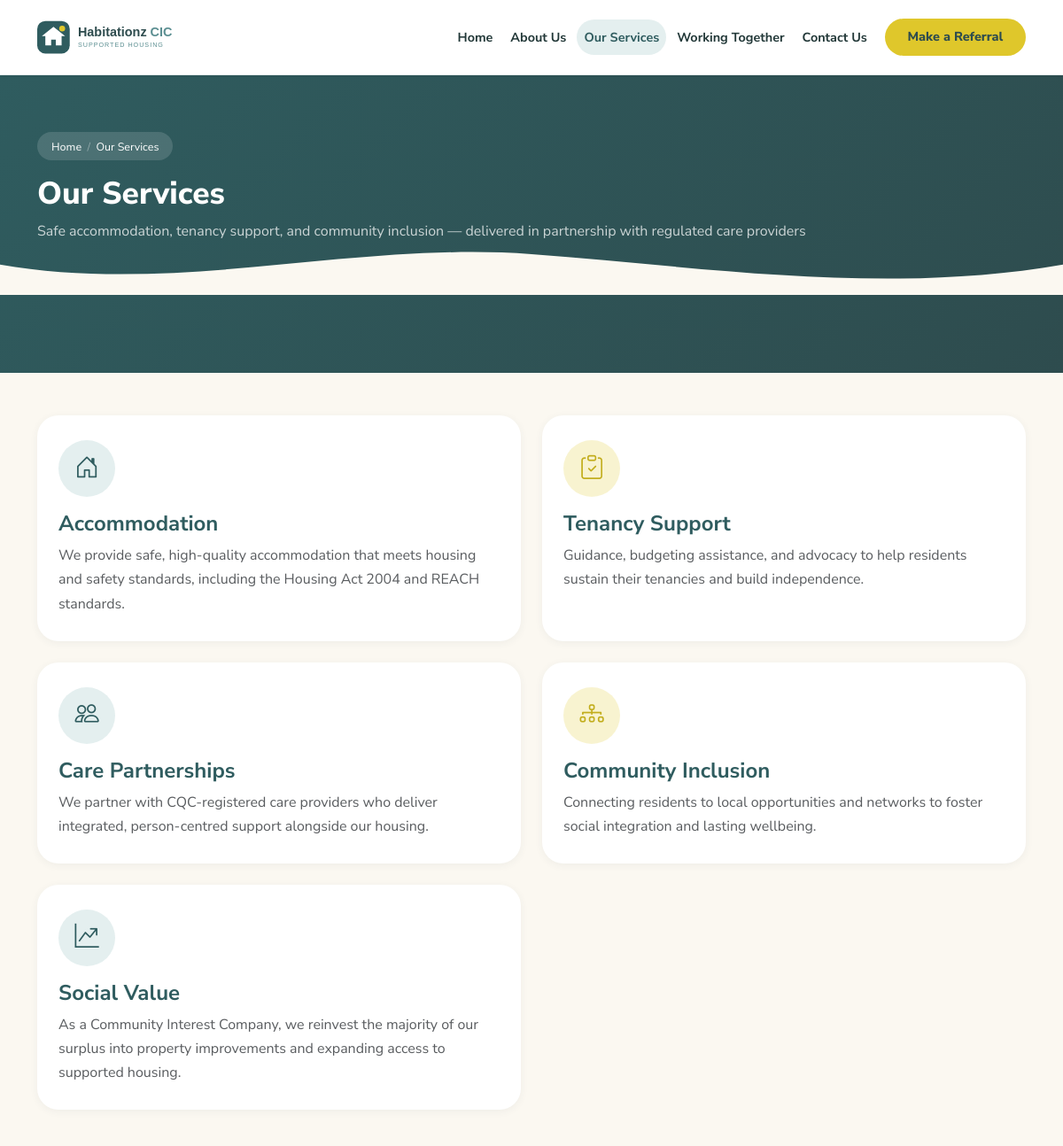
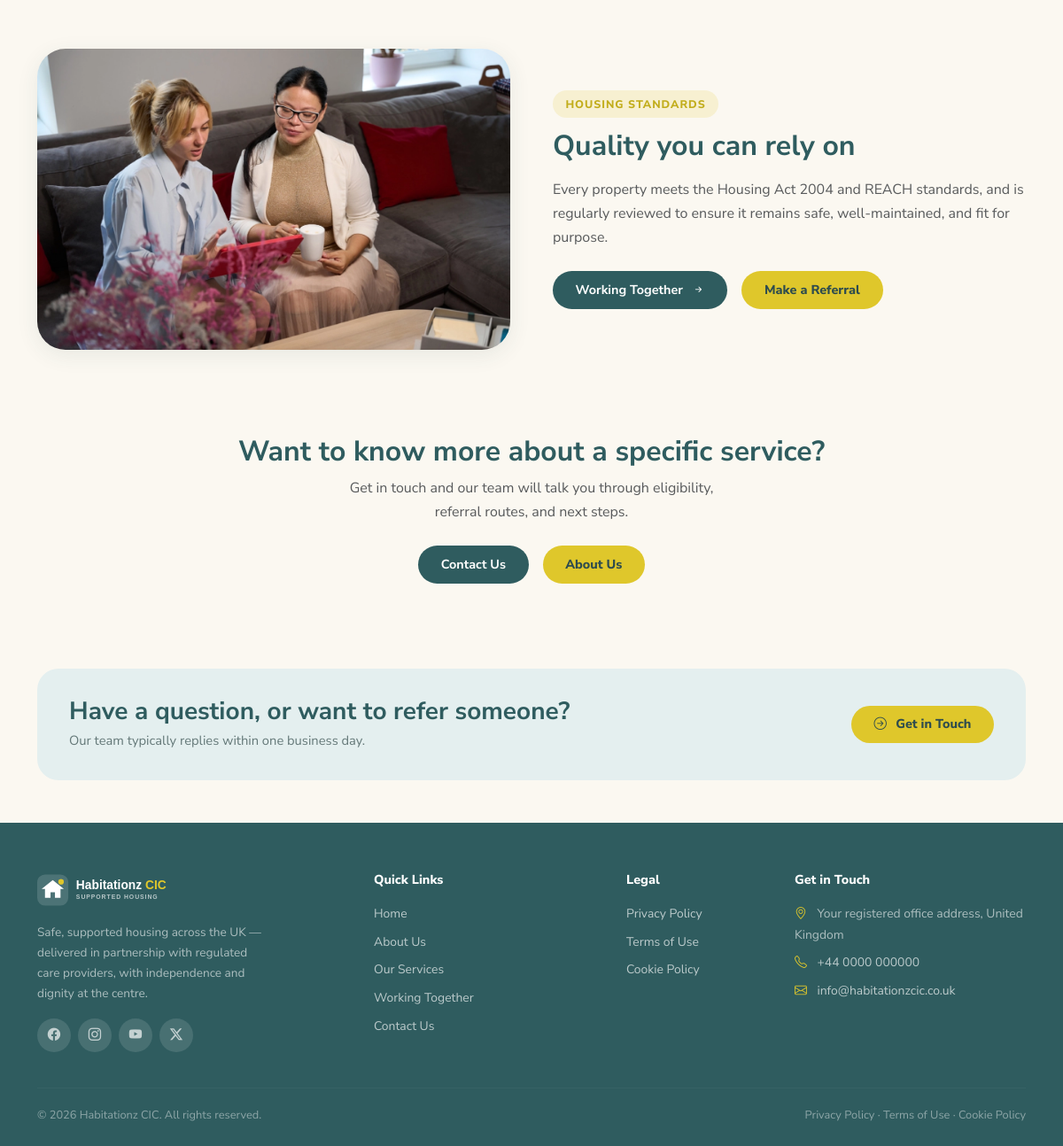
/services.php, run on the app's committed database (2 pictures, top to bottom).
### tables this page shows
CREATE TABLE services (
    id          INT UNSIGNED  NOT NULL AUTO_INCREMENT,
    title       VARCHAR(150)  NOT NULL,
    description TEXT          NULL,
    icon        VARCHAR(60)   NOT NULL DEFAULT 'bi-house-heart',
    sort_order  INT           NOT NULL DEFAULT 0,
    is_active   TINYINT(1)    NOT NULL DEFAULT 1,
    PRIMARY KEY (id)
);

### includes/database.php (called while the page is built, shortened)
<?php
class Database {
    private static ?PDO $pdo = null;
    public static function get(): PDO {
        if (self::$pdo === null) {
            $dsn = 'mysql:host=' . DB_HOST . ';dbname=' . DB_NAME . ';charset=utf8mb4';
            try {
                self::$pdo = new PDO($dsn, DB_USER, DB_PASS, [
                    PDO::ATTR_ERRMODE => PDO::ERRMODE_EXCEPTION,
                    PDO::ATTR_DEFAULT_FETCH_MODE => PDO::FETCH_ASSOC,
                ]);
            } catch (PDOException $e) {
                error_log('DB connection failed: ' . $e->getMessage());
                die('Sorry, something went wrong. Please try again later.');
            }
        }
        return self::$pdo;
    }
    public static function query(string $sql, array $params = []): PDOStatement {
        $stmt = self::get()->prepare($sql);
        $stmt->execute($params);
        return $stmt;
    }
    public static function fetchAll(string $sql, array $params = []): array {
        return self::query($sql, $params)->fetchAll();
    }
}

### services.php (the view, shortened to what this page needs)
<?php
require_once __DIR__ . '/includes/database.php';
$services  = Database::fetchAll("SELECT * FROM services WHERE is_active = 1 ORDER BY sort_order ASC");
$pillarTones = ['teal', 'gold'];
include __DIR__ . '/includes/header.php';
?>
<div class="page-banner">
  <div class="container banner-content">
    <div class="crumb-pill">
      <a href="<?= BASE_URL ?>/index.php">Home</a> <span class="sep">/</span> <span>Our Services</span>
    </div>
    <h1>Our Services</h1>
    <p>Safe accommodation, tenancy support, and community inclusion — delivered in partnership with regulated care providers</p>
  </div>
  <svg class="page-banner-wave" viewBox="0 0 1440 74" preserveAspectRatio="none" xmlns="http://www.w3.org/2000/svg">
    <path d="M0,32 C240,74 480,0 720,18 C960,36 1200,74 1440,32 L1440,74 L0,74 Z" fill="#FBF8F1"></path>
  </svg>
</div>
<section class="py-5">
  <div class="container">
    <div class="row g-4">
      <?php foreach ($services as $i => $s): $tone = $pillarTones[$i % 2]; ?>
      <div class="col-md-6">
        <div class="mini-card h-100">
          <div class="mini-card-icon tone-<?= $tone ?>" style="width:64px; height:64px; font-size:1.7rem;">
            <i class="bi <?= htmlspecialchars($s['icon']) ?>"></i>
          </div>
          <h4 class="fw-bold mb-2"><?= htmlspecialchars($s['title']) ?></h4>
          <p class="text-muted mb-0"><?= nl2br(htmlspecialchars($s['description'])) ?></p>
        </div>
      </div>
      <?php endforeach; ?>
    </div>
  </div>
</section>
<section class="py-5">
  <div class="container">
    <div class="row g-5 align-items-center">
      <div class="col-lg-6">
        <div class="hero-photo-frame" style="box-shadow:var(--shadow-md);">
          <img src="<?= BASE_URL ?>/assets/img/hero-4.webp" alt="Well-maintained supported housing" style="height:340px;">
        </div>
      </div>
      <div class="col-lg-6">
        <span class="section-label">Housing Standards</span>
        <h2 class="fw-bold mb-3">Quality you can rely on</h2>
        <p class="text-muted mb-4">
          Every property meets the Housing Act 2004 and REACH standards, and is regularly
          reviewed to ensure it remains safe, well-maintained, and fit for purpose.
        </p>
        <div class="d-flex flex-wrap gap-3">
          <a href="<?= BASE_URL ?>/working-together.php" class="btn btn-hzc-primary">
            Working Together <i class="bi bi-arrow-right-short ms-1"></i>
          </a>
          <a href="<?= BASE_URL ?>/contact.php" class="btn btn-hzc-accent">
            Make a Referral
          </a>
        </div>
      </div>
    </div>
  </div>
</section>
<section class="py-5 text-center">
  <div class="container">
    <h2 class="fw-bold mb-2">Want to know more about a specific service?</h2>
    <p class="text-muted mb-4 col-lg-5 mx-auto">
      Get in touch and our team will talk you through eligibility, referral routes, and next steps.
    </p>
    <div class="d-flex gap-3 justify-content-center flex-wrap">
      <a href="<?= BASE_URL ?>/contact.php" class="btn btn-hzc-primary">Contact Us</a>
      <a href="<?= BASE_URL ?>/about.php" class="btn btn-hzc-accent">About Us</a>
    </div>
  </div>
</section>
<?php include __DIR__ . '/includes/footer.php'; ?>

### includes/header.php (shortened to what this page needs)
<?php
$currentPage = basename($_SERVER['PHP_SELF'], '.php');
?>
<!DOCTYPE html>
<html lang="en">
<head>
<link href="https://cdn.jsdelivr.net/npm/bootstrap@5.3.3/dist/css/bootstrap.min.css" rel="stylesheet">
<link href="https://cdn.jsdelivr.net/npm/bootstrap-icons@1.11.3/font/bootstrap-icons.css" rel="stylesheet">
<link href="<?= BASE_URL ?>/assets/css/style.css" rel="stylesheet">
</head>
<body>
<nav class="navbar navbar-expand-lg navbar-light bg-white shadow-sm sticky-top py-3">
  <div class="container">
    <a class="navbar-brand" href="<?= BASE_URL ?>/index.php">
      <img src="<?= BASE_URL ?>/assets/img/logo.svg" alt="<?= SITE_NAME ?>" style="height:42px;">
    </a>
    <div class="collapse navbar-collapse" id="mainNav">
      <ul class="navbar-nav ms-auto align-items-lg-center gap-lg-1">
        <?php
        $navLinks = [
          'index'             => ['Home',              BASE_URL . '/index.php'],
          'about'             => ['About Us',           BASE_URL . '/about.php'],
          'services'          => ['Our Services',       BASE_URL . '/services.php'],
          'working-together'  => ['Working Together',   BASE_URL . '/working-together.php'],
          'contact'           => ['Contact Us',         BASE_URL . '/contact.php'],
        ];
        foreach ($navLinks as $page => [$label, $href]):
          $isActive = $currentPage === $page;
        ?>
        <li class="nav-item">
          <a class="nav-link <?= $isActive ? 'active' : '' ?>"
             href="<?= $href ?>"
             <?= $isActive ? 'aria-current="page"' : '' ?>>
            <?= $label ?>
          </a>
        </li>
        <?php endforeach; ?>
        <li class="nav-item ms-lg-2 mt-2 mt-lg-0">
          <a class="btn btn-hzc-accent" href="<?= BASE_URL ?>/contact.php">
            Make a Referral
          </a>
        </li>
      </ul>
    </div>
  </div>
</nav>

### includes/footer.php (shortened to what this page needs)
<section class="py-5">
  <div class="container">
    <div class="footer-cta-card">
      <div>
        <h3 class="fw-bold mb-1">Have a question, or want to refer someone?</h3>
        <p>Our team typically replies within one business day.</p>
      </div>
      <a href="<?= BASE_URL ?>/contact.php" class="btn btn-hzc-accent flex-shrink-0">
        <i class="bi bi-arrow-right-circle me-1"></i> Get in Touch
      </a>
    </div>
  </div>
</section>
<footer class="site-footer pb-4">
  <div class="container">
    <div class="row g-4">
      <div class="col-md-3">
        <img src="<?= BASE_URL ?>/assets/img/logo-white.svg" alt="<?= SITE_NAME ?>"
             style="height:40px; margin-bottom:1rem;">
        <p style="font-size:0.85rem; line-height:1.7; color:rgba(255,255,255,0.6);">
          Safe, supported housing across the UK — delivered in partnership with
          regulated care providers, with independence and dignity at the centre.
        </p>
        <div class="d-flex gap-2 mt-3">
          <a href="#" class="footer-social-btn" target="_blank" rel="noopener" aria-label="Facebook">
            <i class="bi bi-facebook"></i>
          </a>
          <a href="#" class="footer-social-btn" target="_blank" rel="noopener" aria-label="Instagram">
            <i class="bi bi-instagram"></i>
          </a>
          <a href="#" class="footer-social-btn" target="_blank" rel="noopener" aria-label="YouTube">
            <i class="bi bi-youtube"></i>
          </a>
          <a href="#" class="footer-social-btn" target="_blank" rel="noopener" aria-label="X">
            <i class="bi bi-twitter-x"></i>
          </a>
        </div>
      </div>
      <div class="col-md-3 offset-md-1">
        <h6>Quick Links</h6>
        <ul class="list-unstyled" style="font-size:0.87rem;">
          <li class="mb-2"><a href="<?= BASE_URL ?>/index.php">Home</a></li>
          <li class="mb-2"><a href="<?= BASE_URL ?>/about.php">About Us</a></li>
          <li class="mb-2"><a href="<?= BASE_URL ?>/services.php">Our Services</a></li>
          <li class="mb-2"><a href="<?= BASE_URL ?>/working-together.php">Working Together</a></li>
          <li class="mb-2"><a href="<?= BASE_URL ?>/contact.php">Contact Us</a></li>
        </ul>
      </div>
      <div class="col-md-2">
        <h6>Legal</h6>
        <ul class="list-unstyled" style="font-size:0.87rem;">
          <li class="mb-2"><a href="<?= BASE_URL ?>/privacy.php">Privacy Policy</a></li>
          <li class="mb-2"><a href="<?= BASE_URL ?>/terms.php">Terms of Use</a></li>
          <li class="mb-2"><a href="<?= BASE_URL ?>/cookies.php">Cookie Policy</a></li>
        </ul>
      </div>
      <div class="col-md-3">
        <h6>Get in Touch</h6>
        <ul class="list-unstyled" style="font-size:0.87rem;">
          <li class="mb-2" style="color:rgba(255,255,255,0.6);">
            <i class="bi bi-geo-alt me-2" style="color:var(--hzc-accent);"></i>
            <?= SITE_ADDRESS ?>
          </li>
          <li class="mb-2">
            <a href="tel:<?= preg_replace('/\s+/', '', SITE_PHONE) ?>">
              <i class="bi bi-telephone me-2" style="color:var(--hzc-accent);"></i>
              <?= SITE_PHONE ?>
            </a>
          </li>
          <li class="mb-2">
            <a href="mailto:<?= SITE_EMAIL ?>">
              <i class="bi bi-envelope me-2" style="color:var(--hzc-accent);"></i>
              <?= SITE_EMAIL ?>
            </a>
          </li>
        </ul>
      </div>
    </div>
    <hr style="border-color:rgba(255,255,255,0.14); margin:2.5rem 0 1.25rem;">
    <div class="d-flex flex-column flex-md-row justify-content-between
                align-items-center gap-2" style="font-size:0.8rem;">
      <p class="mb-0" style="color:rgba(255,255,255,0.45);">
        &copy; <?= date('Y') ?> <?= SITE_NAME ?>. All rights reserved.
      </p>
      <p class="mb-0" style="color:rgba(255,255,255,0.45);">
        <a href="<?= BASE_URL ?>/privacy.php" style="color:rgba(255,255,255,0.45);">Privacy Policy</a>
        &middot;
        <a href="<?= BASE_URL ?>/terms.php" style="color:rgba(255,255,255,0.45);">Terms of Use</a>
        &middot;
        <a href="<?= BASE_URL ?>/cookies.php" style="color:rgba(255,255,255,0.45);">Cookie Policy</a>
      </p>
    </div>
  </div>
</footer>
</body>
</html>

### data on the page
services: title "Accommodation", description "We provide safe, high-quality accommodation that meets housing and safety standards, including the Housing Act 2004 and REACH standards."
services: title "Tenancy Support", description "Guidance, budgeting assistance, and advocacy to help residents sustain their tenancies and build independence."
services: title "Care Partnerships", description "We partner with CQC-registered care providers who deliver integrated, person-centred support alongside our housing."
services: title "Community Inclusion", description "Connecting residents to local opportunities and networks to foster social integration and lasting wellbeing."
services: title "Social Value", description "As a Community Interest Company, we reinvest the majority of our surplus into property improvements and expanding access to supported housing."

### other printed values
$label "Home"
$label "About Us"
$label "Our Services"
$label "Working Together"
$label "Contact Us"
SITE_ADDRESS "Your registered office address, United Kingdom"
SITE_PHONE "+44 0000 000000"
SITE_EMAIL "info@habitationzcic.co.uk"
SITE_NAME "Habitationz CIC"
